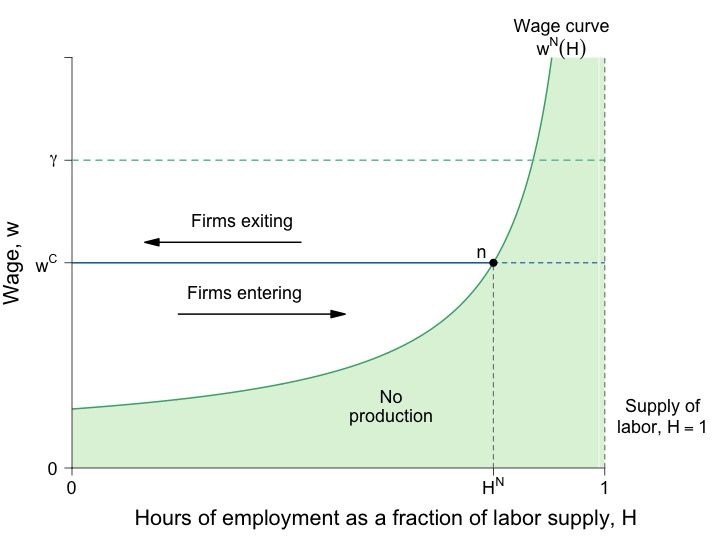

Source code (R):
require(shape)
require(plotrix)
require(pBrackets)
#pdf(file = "employment/wage_compcond_quizc.pdf", width = 9, height = 7)
jpeg(file = "employment/wage_compcond_quiz.jpeg", width = 6*120, height = 4.5*120)


#Set parameters for graphics
axislabelsize <- 1.8
labelsize <- 1.5
namesize <- 1.8
annotatesize <- 1.5
graphlinewidth <- 2
segmentlinewidth <- 1.5

COL <- c("#7fc97f", "#beaed4", "#fdc086", "#ffff99", "#386cb0", "#f0027f", "#bf5b17", "#666666")
COLA <- c("#e0f3db", "#99d8c9","#66c2a4","#41ae76", "#238b45", "#005824")
COLB <- c("#4eb3d3", "#2b8cbe", "#0868ac","#084081")

WageFn <- function(h, ubar = 3, B = 2, t = 0.8) {
  B + ubar + (ubar - ubar*t +  ubar*t*h )/(t*(1 - h))
}
 
nsWage <- function(h, ubar = 0.05, B = 0.2, t = 0.8) {
  B + ubar + (ubar - ubar*t +  ubar*t*h )/(t*(1 - h))
}


#COL <- c("#1B9E77", "#D95F02", "#7570B3", "#E7298A", "#66A61E", "#E6AB02", "#A6761D", "#666666")
COL <- c("#7fc97f", "#beaed4", "#fdc086", "#ffff99")
par(mar =  c(5, 5, 4, 8))
xlims <- c(0, 1.001)
ylims <- c(0, 40)


plot(0, 0, xlim = xlims, ylim = ylims, type = "n",
     xlab = expression(paste("")),
     ylab = expression(paste("")),
     xaxt = "n", 
     yaxt = "n",
     cex.lab = axislabelsize, 
     line = 2.5,
     bty = "n", 
     xaxs="i", 
     yaxs="i")

npts <- 500 
npts2 <- 501
#Specify the sequences of points for graphing. 
xx1 <- seq(xlims[1], 0.99, length.out = npts)
xx2 <- seq(xlims[1], xlims[2], length.out = npts)
xx3 <- seq(xlims[1], xlims[2], length.out = npts2)
xx4 <- seq(xlims[1], 25, length.out = npts2)
xx5 <- seq(xlims[1], 0.75, length.out = npts2)

# Shade below green line
polygon(c(0, xx2, xlims[2]), 
        c(0, WageFn(xx2), 0), border = FALSE, col = COLA[1])
rect(0.99, 0, 1.2, 40, border = FALSE, col = COLA[1])

#Axis labels
text(0.59, -5, expression(paste("Hours of employment as a fraction of labor supply, ", H)), cex = axislabelsize, xpd = TRUE)
text(-0.11, 20, expression(paste("Wage, ", w)), cex = axislabelsize, xpd = TRUE, srt = 90)


#Draw the lines for the graphs
lines(xx1, WageFn(xx1), col = COLA[4], lwd = graphlinewidth)

#Customize ticks and labels for the plot
ticksy <- c(0, 20, 30, 40)
ylabels <- c(0, expression(paste(w^C)), expression(paste(gamma)), NA)
ticksx <- c(0, 0.7917, xlims[2])
xlabels <- c(0, expression(paste(H^N)), 1)
axis(1, at = ticksx, pos = 0, labels = xlabels, cex.axis = labelsize)
axis(2, at = ticksy, pos = 0, labels = ylabels, las = 1, cex.axis = labelsize)

#Annotation of the  graphs
text(0.92, 43, expression(paste("Wage curve")), cex = labelsize, xpd = TRUE)
text(0.92, 41, expression(paste(w^N*(H))), cex = labelsize, xpd = TRUE)
#text(0.75, 38, expression(paste("Employment level, ", H^N)), cex = labelsize,  xpd = TRUE)
# text(0.71, 43, expression(paste("Employment")), cex = labelsize,  xpd = TRUE)
# text(0.71, 41, expression(paste("level, ", H^N)), cex = labelsize,  xpd = TRUE)

segments(0.7917, 0, 0.7917, 20, lty = 2, lwd = segmentlinewidth, col = grays[20])

#Arrows(0.8, 15, 0.8, 19, col = "black", lty = 1, lwd = 2, arr.type = "triangle")
#Arrows(0.8, 15, 0.8, 6, col = "black", lty = 1, lwd = 2, arr.type = "triangle")
#text(0.92, 12.5, expression(paste("Employment Rent")))

#Zero profit condition 
segments(0, 20, 0.7917, 20, lty = 1, lwd = graphlinewidth, col = COLB[3])
segments(0.7917, 20, 1.2, 20, lty = 2, lwd = segmentlinewidth, col = COLB[3])
# Gamma
segments(0, 30, xlims[2], 30, lty = 2, lwd = 2, col = COLA[3])
# text(1.11, 33, expression(paste("Output per")), cex = labelsize,  xpd = TRUE)
# text(1.11, 31, expression(paste("worker, ", gamma)), cex = labelsize,  xpd = TRUE)

# Supply of labor
segments(xlims[2], 0, xlims[2], ylims[2], lty = 2, lwd = segmentlinewidth, col = grays[20], xpd = TRUE)
text(1.11, 6, expression(paste("Supply of")), cex = labelsize,  xpd = TRUE)
text(1.11, 4, expression(paste("labor, ", H == 1)), cex = labelsize,  xpd = TRUE)


points(0.7917, 20, pch = 16, col = "black", cex = 1.5)
text(0.77, 21, expression(paste("n")), cex = labelsize)


#Unemployment benefits & a
#segments(0, 5, 1.2, 5, lty = 2, lwd = 2, col = "darkgray")
#segments(0, 2.5, 1.2, 2.5, lty = 2, lwd = 2, col = "darkgray")

#Zero profit condition
# text(1.12, 19, expression(paste("Competition")), cex = labelsize, xpd = TRUE)
# text(1.12, 17, expression(paste("condition, ", w^C)), cex = labelsize, xpd = TRUE)
#text(1.02, 21.25, expression(paste(w == bar(Delta))), cex = labelsize, xpd = TRUE)

# text(0.25, 23, expression(paste("Firms leaving")), cex = labelsize)
# text(0.25, 17, expression(paste("Firms entering")), cex = labelsize)

text(0.325, 17, expression(paste("Firms entering")), cex = labelsize)
Arrows(0.2, 15, 0.5, 15, col = "black", lty = 1, lwd = 2, arr.type = "triangle")



# Arrows(0.6, 19, 0.6, 10, col = "black", lty = 1, lwd = 2, arr.type = "triangle")
# text(0.42, 28, expression(paste("If the ", w>w^c,  " profits will")), cex = labelsize)
# text(0.42, 26, expression(paste("be insufficient and firms")), cex = labelsize)
# text(0.42, 24, expression(paste("will leave")), cex = labelsize)
text(0.32, 24, expression(paste("Firms exiting")), cex = labelsize)
Arrows(0.43, 22, 0.15, 22, col = "black", lty = 1, lwd = 2, arr.type = "triangle")


text(0.6, 7, expression(paste("No")), cex = labelsize)
text(0.6, 5, expression(paste("production")), cex = labelsize)

#text(0.97, 6, expression(paste(B + a/t)))
#text(0.97, 3.5, expression(paste(B, " (unemployment benefits)")))
#text(1.08, 36, expression(paste("level of")))
#text(1.08, 34, expression(paste("employment, ", bar(H))))

#Profits
# brackets(x1 = 1.02, y1 = 29.8, x2 = 1.02, y2 = 20.2,  
#          ticks = 0.5, curvature = 0.5, type = 1, 
#          col = "black", lwd = 2, h = 0.03,
#          lty = 1, xpd = TRUE)

# text(1.14, 26, expression(paste("Accounting")), cex = labelsize, xpd = TRUE)
# text(1.14, 24, expression(paste("profits, ", pi^A)), cex = labelsize, xpd = TRUE)

# text(0.55, 15, expression(paste("Wages")))
# Arrows(0.5, 18, 0.5, 12, col = "black", lty = 1, lwd = 2, arr.type = "triangle")
# Arrows(0.5, 12, 0.5, 18, col = "black", lty = 1, lwd = 2, arr.type = "triangle")


dev.off()
